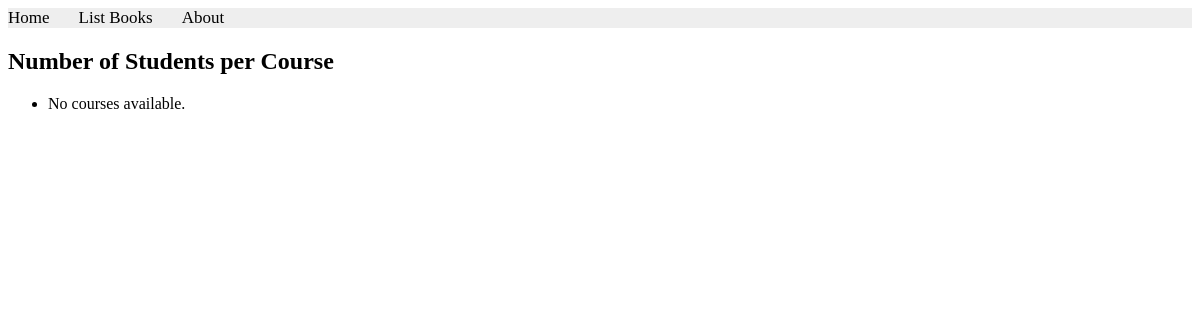
The app's page /books/lab9/task2, older data.
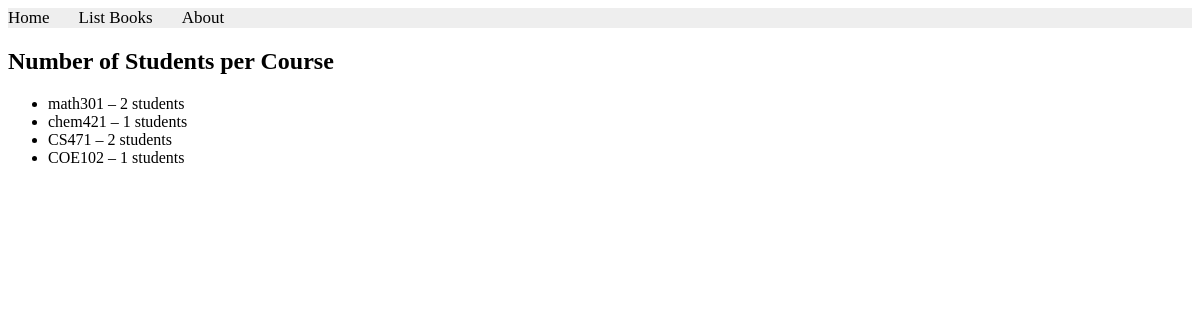
The same page, newer data.
### apps/bookmodule/models.py (models this page shows, shortened)
class Course(models.Model):
    name = models.CharField(max_length=100)

### apps/bookmodule/views.py (the view)
# urls.py: path('lab9/task2', views.lab9_task2, name='lab9_task2'),
def lab9_task2(request):
    courses = Course.objects.annotate(num_students=Count('students'))
    return render(request, 'bookmodule/lab9_task2.html', {'courses': courses})

### apps/templates/bookmodule/lab9_task2.html
{% extends "layouts/base.html" %}
{% block content %}
    <h2>Number of Students per Course</h2>
    <ul>
        {% for course in courses %}
            <li>{{ course.name }} – {{ course.num_students }} students</li>
        {% empty %}
            <li>No courses available.</li>
        {% endfor %}
    </ul>
{% endblock %}

### apps/templates/layouts/base.html (shortened to what this page needs)
<!DOCTYPE html>
<html>
{% load static %}
<head>
  <link rel="stylesheet" href="{% static 'styles.css' %}">
  <link rel="stylesheet" href="{% static 'css/main.css' %}">
  <link rel="stylesheet" href="https://cdnjs.cloudflare.com/ajax/libs/font-awesome/4.7.0/css/font-awesome.min.css">
</head>
<body>
    {% include "includes/header.html" %}
    {% block content %} {% endblock content %}
</body>
</html>

### apps/templates/includes/header.html
{% with request.resolver_match.url_name as url_name %}
<div class="topnav">
    <a class="{% if url_name == 'books.index' %}active{% endif %}" href="{% url "books.index" %}">Home</a>
    <a class="{% if url_name == 'books.list_books' %}active{% endif %}" href="{% url "books.list_books" %}">List Books</a>
    <a class="{% if url_name == 'books.aboutus' %}active{% endif %}" href="{% url "books.aboutus" %}">About</a>
</div>
{% endwith %}

### apps/static/styles.css (style rules this page uses)
.topnav { background-color: #eeeeee; width: 100%; }
.topnav a { color: #000000; text-align: center; margin-right: 25px; text-decoration: none; font-size: 17px; }

Row changes from the older to the newer data that the page shows:
added Course: name "math301", num_students "2"
added Course: name "chem421", num_students "1"
added Course: name "CS471", num_students "2"
added Course: name "COE102", num_students "1"
Text that changed along with them:
text no longer shown: "No courses available."
